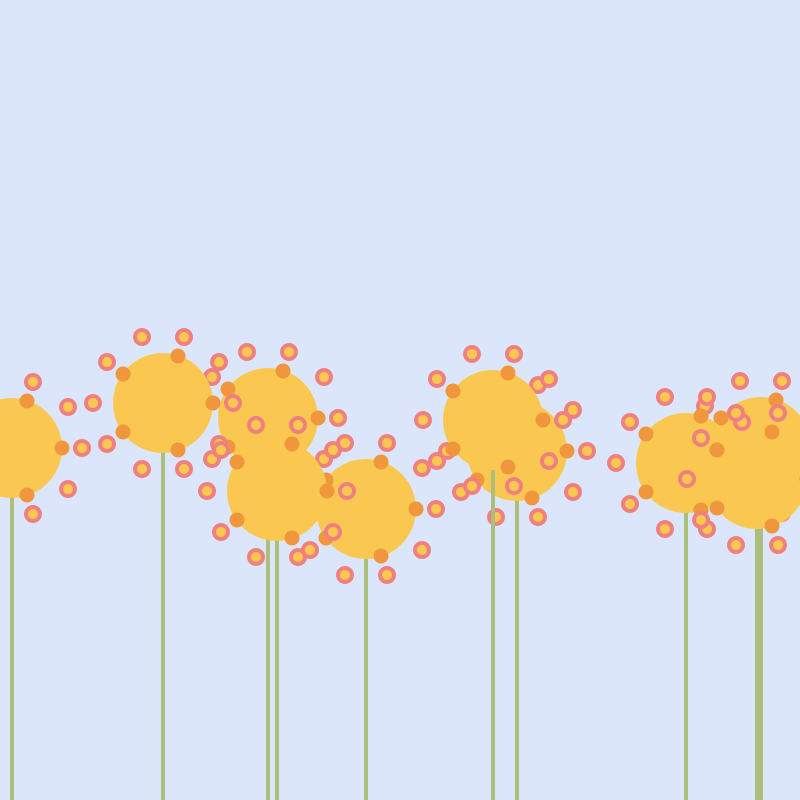
Frame 1 (no input)
Frame 60 (the mouse pressed at the canvas centre just before this capture): identical to frame 1, image omitted
Frame 120 (the mouse held since frame 60 and released just before this capture): identical to frame 1, image omitted

The Processing sketch that drew this single still picture (run headless with seeded random() and noise(); from frame 60 on, the mouse is pressed at the canvas centre):

// Processing sketch: FlowerPowerrr2
// ── FlowerPowerrr2.pde
void setup() {
  size(800, 800);
  myFlowers = new Flower[10]; // array of 10 flowers
  for (int i=0; i<myFlowers.length; i++) { // length = number of arrays
    myFlowers[i]= new Flower(); // creates new flower 
    myFlowers[i].x=(int)random(0, width); // randomize x to adjust distribution
    myFlowers[i].y=(int)random(400, 600); // randomize y to adjust height
  }
}

Flower[] myFlowers;

void draw() {
  background(220, 230, 250);
  for (int i=0; i<myFlowers.length; i++) {
    myFlowers[i].display();
  }
}

// ── Flower.pde
class Flower {
  int x=100, y=200;

  void display () {
    color yellow = color(250, 200, 80);
    color orange = color(240, 150, 60);
    color green = color(170, 190, 125);
    color red = color(240,128,128);

    float bodySize = 100;

    // stem
    rectMode(CENTER);
    noStroke();
    fill(green);
    rect(x, y+200, 4, 400);

    // body
    ellipseMode(CENTER);
    fill(yellow);
    noStroke();
    ellipse(x, y, bodySize, bodySize);
    
    // dots around the flower loops
    for (int a=0; a<360; a+=(360/5)) {
      //dots around flower
      int dx = (int)(cos(radians(a))*50);
      int dy = (int)(sin(radians(a))*50);
      noStroke();
      fill(orange);
      ellipse(x+dx, y+dy, 15, 15);
    }
    for (int a=0; a<360; a+=(360/10)) {
      //dots around flower
      int dx = (int)(cos(radians(a))*70);
      int dy = (int)(sin(radians(a))*70);
      noStroke();
      fill(red);
      ellipse(x+dx, y+dy, 18, 18);
    }
    for (int a=0; a<360; a+=(360/10)) {
      //dots around flower
      int dx = (int)(cos(radians(a))*70);
      int dy = (int)(sin(radians(a))*70);
      noStroke();
      fill(yellow);
      ellipse(x+dx, y+dy, 10, 10);
    }
  }
}
